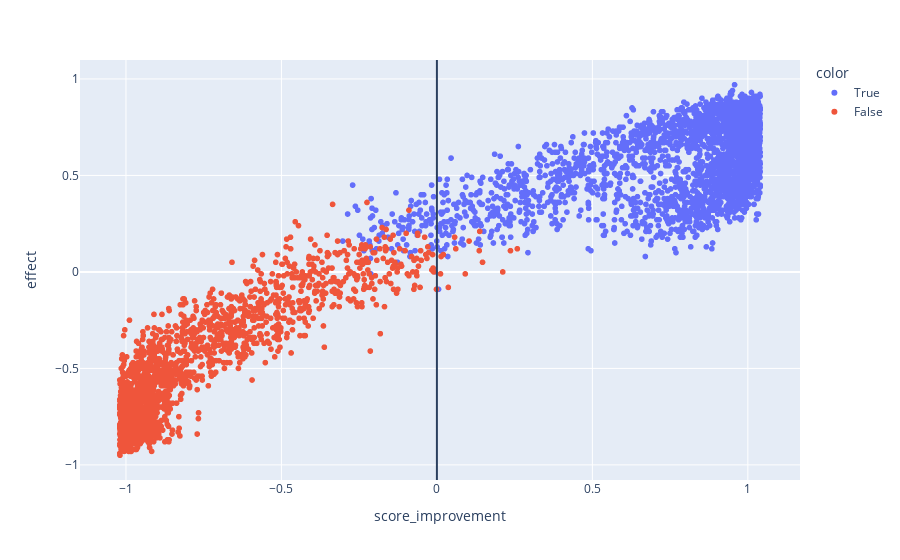

Write notebook code for a chart like this one.
### Code cell
fig = px.scatter(x=data['score_improvement'] ,y=data['Y1'] - data['Y0'], color=data['D'], labels=dict(x="score_improvement", y="effect"), hover_data={'score_improvement': data['score_improvement'], 'score_distance_act': data['score_distance_act'], 'score_improvement_act': data['score_improvement_act']}) 
fig.add_vline(x=params['treatment_improvement'])

### Figure 1 — Plotly figure (JSON) as saved in the notebook; plotly's stock layout.template omitted (floating-point values rounded to 4 significant figures; data arrays with more than 128 entries replaced by an {"elided": "..."} marker saying what was removed)
{"data": [{"customdata": {"elided": "2916x3 float values"}, "hovertemplate": "color=True<br>score_improvement=%{customdata[0]}<br>effect=%{y}<br>score_distance_act=%{customdata[1]}<br>score_improvement_act=%{customdata[2]}<extra></extra>", "legendgroup": "True", "marker": {"color": "#636efa", "symbol": "circle"}, "mode": "markers", "name": "True", "showlegend": true, "type": "scattergl", "x": {"elided": "2916 float values"}, "xaxis": "x", "y": {"elided": "2916 float values"}, "yaxis": "y"}, {"customdata": {"elided": "2084x3 float values"}, "hovertemplate": "color=False<br>score_improvement=%{customdata[0]}<br>effect=%{y}<br>score_distance_act=%{customdata[1]}<br>score_improvement_act=%{customdata[2]}<extra></extra>", "legendgroup": "False", "marker": {"color": "#EF553B", "symbol": "circle"}, "mode": "markers", "name": "False", "showlegend": true, "type": "scattergl", "x": {"elided": "2084 float values"}, "xaxis": "x", "y": {"elided": "2084 float values"}, "yaxis": "y"}], "layout": {"legend": {"title": {"text": "color"}, "tracegroupgap": 0}, "margin": {"t": 60}, "shapes": [{"type": "line", "x0": 0, "x1": 0, "xref": "x", "y0": 0, "y1": 1, "yref": "y domain"}], "xaxis": {"anchor": "y", "domain": [0, 1], "title": {"text": "score_improvement"}}, "yaxis": {"anchor": "x", "domain": [0, 1], "title": {"text": "effect"}}}}
